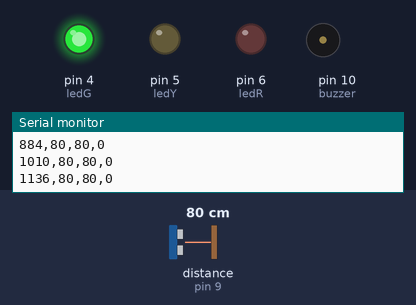
Bench run of a sketch on a simulated Arduino Uno, built with avr-gcc and run on an emulated ATmega328P. Shown: output pins drawn as LEDs (lit = HIGH), buzzer (waves = sounding), the last lines printed to the serial monitor. Wiring (inferred from the names in the program): ultrasonic range finder: trigger pin 8; echo pin 9. The test bench sets the inputs (shaded band); at power-on: distance to the obstacle (sensor on pin 9) 80 cm. The echo pulse lasts 58.3 µs per cm; pins used as bus, display or sensor lines are not drawn.

Above: at 1.2 s.
1.3 s: distance to the obstacle (sensor on pin 9) set to 35 cm
4.0 s: distance to the obstacle (sensor on pin 9) set to 29 cm
At 5.1 s:
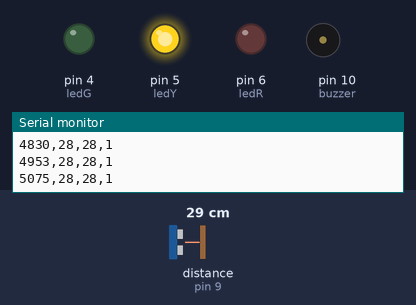
5.8 s: distance to the obstacle (sensor on pin 9) set to 18 cm
8.1 s: distance to the obstacle (sensor on pin 9) set to 14 cm
At 8.62 s:
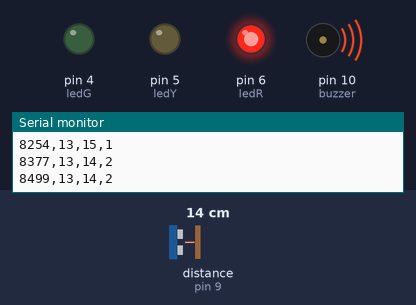
11.1 s: distance to the obstacle (sensor on pin 9) set to 60 cm
At 11.7 s:
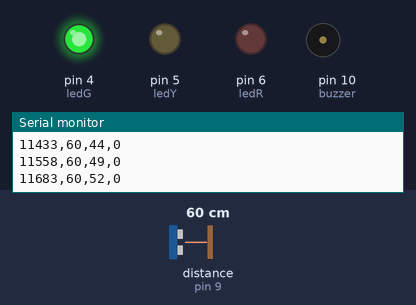
Timing chart, 0 to 13.8 s (numbered marks = the images above; inputs shaded):
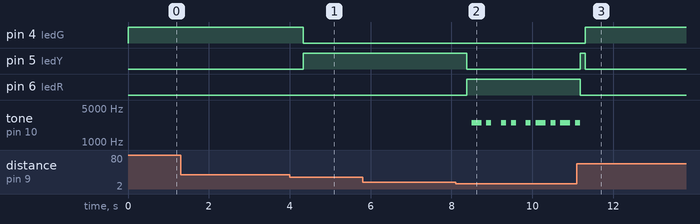

The sketch:

speedcontrol.ino
```cpp
#include <Wire.h>

#define USE_LCD false    // set true if you still have the second Arduino/LCD

const int trigPin = 8;
const int echoPin = 9;
const int ledG = 4, ledY = 5, ledR = 6;
const int buzzer = 10;

const int SAFE_T = 30;    // >30 cm = SAFE
const int WARN_T = 15;    // 15-30 cm = CAUTION; <15 = DANGER

// simple smoothing
float filt = 0;
bool initialized = false;

long readDistanceCm(){
  digitalWrite(trigPin, LOW); delayMicroseconds(3);
  digitalWrite(trigPin, HIGH); delayMicroseconds(10);
  digitalWrite(trigPin, LOW);
  long dur = pulseIn(echoPin, HIGH, 30000); // timeout ~30ms (~5m)
  if(dur == 0) return 400; // no echo -> far
  return dur / 58;       // us -> cm
}

void setOutputs(int d){
  // zone logic + buzzer pattern
  if(d > SAFE_T){
    digitalWrite(ledG, HIGH); digitalWrite(ledY, LOW); digitalWrite(ledR, LOW);
    noTone(buzzer);
  } else if(d >= WARN_T){
    digitalWrite(ledG, LOW); digitalWrite(ledY, HIGH); digitalWrite(ledR, LOW);
    // short beep every ~500ms
    static unsigned long t0=0; unsigned long t=millis();
    if(t - t0 < 80) tone(buzzer, 2000); else noTone(buzzer);
    if(t - t0 > 500) t0 = t;
  } else {
    digitalWrite(ledG, LOW); digitalWrite(ledY, LOW); digitalWrite(ledR, HIGH);
    // fast beeps
    static unsigned long t0=0; unsigned long t=millis();
    if((t/100)%2==0) tone(buzzer, 2500); else noTone(buzzer);
  }
}

void sendToLCD(int d){
  if(!USE_LCD) return;
  const char* zone = (d > SAFE_T) ? "SAFE" : (d >= WARN_T) ? "CAUTION" : "DANGER";
  char msg[33];
  // Line1: "ADAS STATUS   " (pad to 16)
  // Line2: "d=xxxcm  ZONE " or show zone text
  snprintf(msg, sizeof(msg), "ADAS STATUS     d=%3dcm %-8s", d, zone);
  Wire.beginTransmission(8);
  Wire.write(msg);
  Wire.endTransmission();
}

void setup(){
  if(USE_LCD) Wire.begin(); // only start I2C if using LCD slave
  pinMode(trigPin, OUTPUT); pinMode(echoPin, INPUT);
  pinMode(ledG, OUTPUT); pinMode(ledY, OUTPUT); pinMode(ledR, OUTPUT);
  pinMode(buzzer, OUTPUT);
  Serial.begin(9600);        // <<-- for Python plotting use 9600 (or change Python)
}

void loop(){
  int raw = (int)readDistanceCm();

  // low-pass filter to reduce flicker
  if(!initialized){ filt = raw; initialized = true; }
  filt = 0.7f * filt + 0.3f * raw;
  int df = (int)(filt + 0.5f);

  setOutputs(df);
  sendToLCD(df);

  // compute alert state for serial
  int alertState = 0;
  if(df > SAFE_T) alertState = 0;
  else if(df >= WARN_T) alertState = 1;
  else alertState = 2;

  // CSV output for Python: timestamp_ms,raw_cm,filtered_cm,alert
  unsigned long t_ms = millis();
  Serial.print(t_ms);
  Serial.print(',');
  Serial.print(raw);
  Serial.print(',');
  Serial.print(df);
  Serial.print(',');
  Serial.println(alertState);

  delay(120); // update ~8 Hz
}
```

Measured:
- the behaviour switches between 32 and 31 cm on distance to the obstacle (sensor on pin 9) (found by bisection; images 0 and 1)
- the behaviour switches between 16 and 15 cm on distance to the obstacle (sensor on pin 9) (found by bisection; images 1 and 2)
- after the input at 4.0 s, pin 4 (ledG): HIGH → LOW after 0.34 s; pin 5 (ledY): LOW → HIGH after 0.34 s
- after the input at 8.1 s, pin 5 (ledY): HIGH → LOW after 0.28 s; pin 6 (ledR): LOW → HIGH after 0.28 s; tone on pin 10 (buzzer): plays 2500 Hz for 0.24 s, 2500 Hz for 0.12 s, 2500 Hz for 0.12 s, 2500 Hz for 0.12 s, 2500 Hz for 0.12 s, 2500 Hz for 0.24 s … (9 notes in this stretch), starting after 0.40 s
- after the input at 11.1 s, pin 4 (ledG): LOW → HIGH after 0.21 s; pin 5 (ledY): LOW → HIGH after 0.09 s, → LOW 0.12 s later; pin 6 (ledR): HIGH → LOW after 0.09 s; tone on pin 10 (buzzer): goes on until 11.2 s, then stays silent
